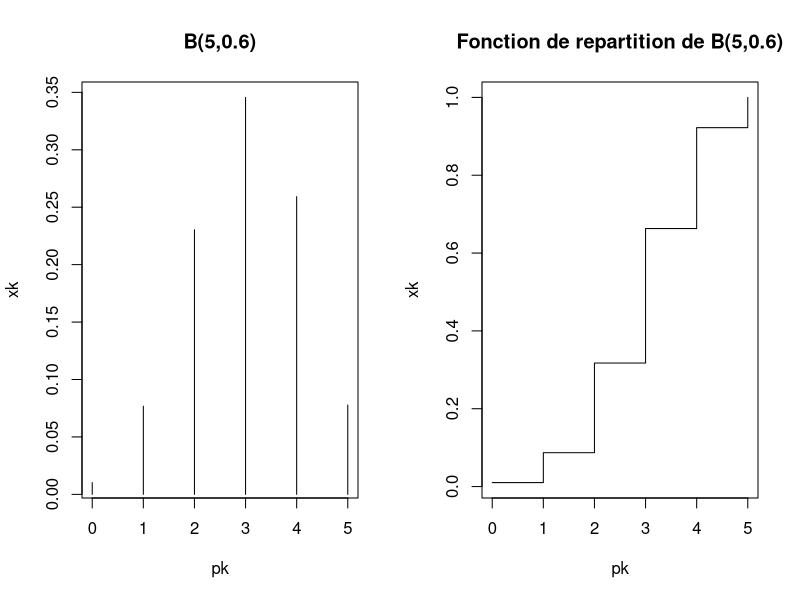
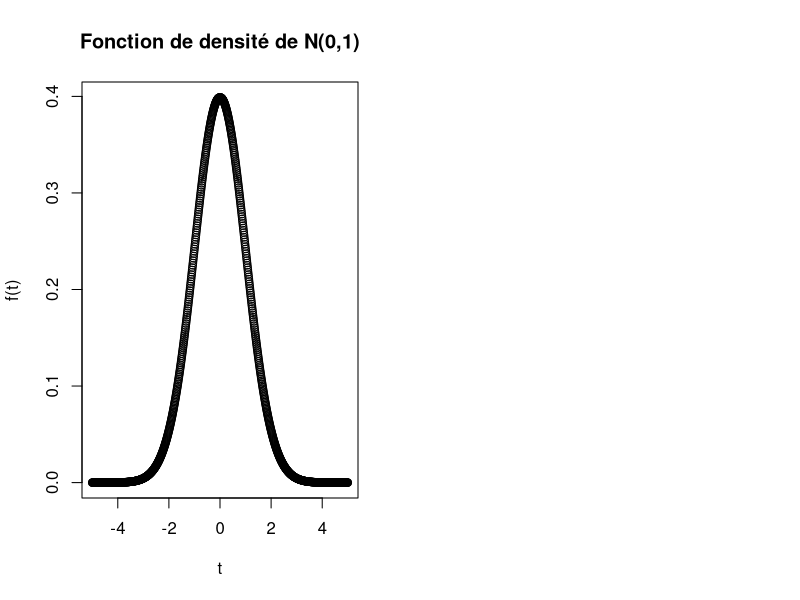

Generate these figures, in order, with R: (Note: this script raises an error after producing the figures.)
#EXERCICE1:
#1
dbinom(0,5,0.6)
dbinom(1,5,0.6)
#2
x<-0:5
par(mfrow=c(1,2))
plot(x,dbinom(x,5,0.6),type="h",beside=TRUE,xlab="pk",ylab="xk",main = "B(5,0.6)")
#3
pbinom(1,5,0.6)
pbinom(4,5,0.6)
#4
plot(x,pbinom(x,5,0.6),type="s",beside=TRUE,xlab="pk",ylab="xk",main = "Fonction de repartition de B(5,0.6)")
#5
qbinom(0.25,5,0.6)
#6
rbinom(20,5,0.6)

#Exercice2:
#1
#a
x<-seq(from=-5,to=5,by=0.01)
par(mfrow=c(1,2))
plot(x,dnorm(x),xlab="t",ylab="f(t)",main = "Fonction de densité de N(0,1)")
#b
plot(x,pnorm(x),type="s",beside=TRUE,xlab="t",ylab="F(t)",type='l',main = "Fonction de repartition de N(0,1)")
#c
pnorm(0.11)
pnorm(-0.51)
pnorm(1.5)-pnorm(0.5)

qnorm(0.975)
qnorm(0.2358)
qnorm((1+0.33)/2)
#2
par(mfrow=c(1,1))
plot(x,dnorm(x),xlab="t",ylab="f(t)",type='l',main = "Fonction de densité de N(0,1) et N(3,0.2^2)")
points(x,dnorm(x,mean=3,sd=0.2),col="red",type='l')

pnorm(3.29,mean=3,sd=0.2)
qnorm(0.975,mean=3,sd=0.2)

#EXERCICE3:
#1
approx_bin_normale <- function(n,p)par(mfrow=c(1,3))
approx_bin_normale(10,3/4)
approx_bin_normale(50,3/4)
approx_bin_normale(100,3/4)

{
  x=0:n
  plot(x,dbinom(x,n,p),type="h")
  lines(x,dnorm(x,n*p,sqrt(n*p*(1-p))),col="red",type='l')
  return()
}
par(mfrow=c(2,3))
approx_bin_normale(10,3/4)
approx_bin_normale(50,3/4)
approx_bin_normale(100,3/4)

#2
approx_bin_pois <- function(n,p)
{
  M=matrix(0,nrow=2,ncol=n+1)
  k=0:n
  M[1,]=dbinom(k,n,p)
  M[2,]=dpois(k,n*p)
  barplot(M,beside=TRUE,col=c('red','blue'),legend=c('binomiale','poisson'))
  return()
}
approx_bin_pois(10,0.5)
approx_bin_pois(50,1/10)
approx_bin_pois(100,1/20)

